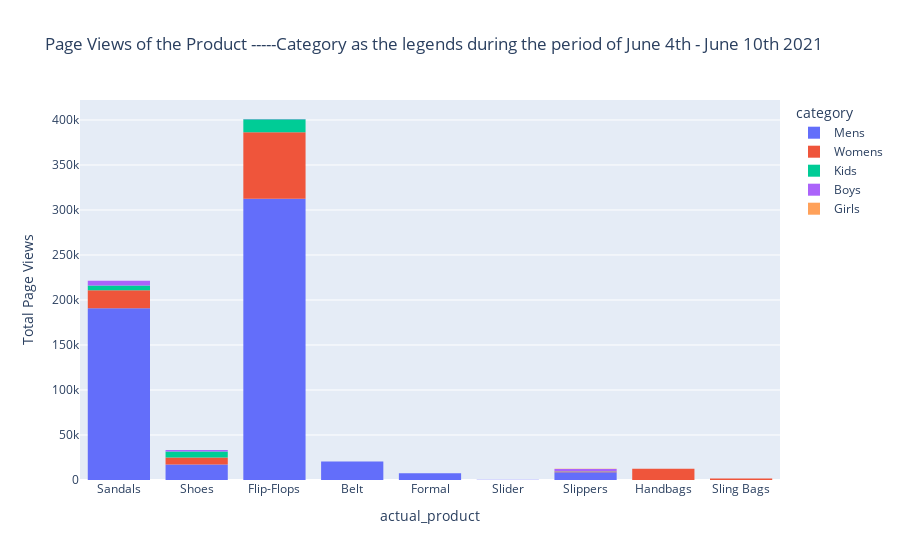

Source (notebook cell):
### Markdown cell above
# -------> Visualization

### Code cell
fig5 = px.histogram(
                   df, 
                   x="actual_product", 
                   y="page_views", 
                   color='category',
                   title="Page Views of the Product -----Category as the legends during the period of June 4th - June 10th 2021"
                   )
fig5.update_layout(yaxis_title="Total Page Views")
fig5.show()

### Figure 1 — Plotly figure (JSON) as saved in the notebook; plotly's stock layout.template omitted (floating-point values rounded to 4 significant figures; data arrays with more than 128 entries replaced by an {"elided": "..."} marker saying what was removed)
{"data": [{"alignmentgroup": "True", "bingroup": "x", "histfunc": "sum", "hovertemplate": "category=Mens<br>actual_product=%{x}<br>sum of page_views=%{y}<extra></extra>", "legendgroup": "Mens", "marker": {"color": "#636efa", "pattern": {"shape": ""}}, "name": "Mens", "offsetgroup": "Mens", "orientation": "v", "showlegend": true, "type": "histogram", "x": {"elided": "1392 str values"}, "xaxis": "x", "y": {"elided": "1392 int values"}, "yaxis": "y"}, {"alignmentgroup": "True", "bingroup": "x", "histfunc": "sum", "hovertemplate": "category=Womens<br>actual_product=%{x}<br>sum of page_views=%{y}<extra></extra>", "legendgroup": "Womens", "marker": {"color": "#EF553B", "pattern": {"shape": ""}}, "name": "Womens", "offsetgroup": "Womens", "orientation": "v", "showlegend": true, "type": "histogram", "x": {"elided": "586 str values"}, "xaxis": "x", "y": {"elided": "586 int values"}, "yaxis": "y"}, {"alignmentgroup": "True", "bingroup": "x", "histfunc": "sum", "hovertemplate": "category=Kids<br>actual_product=%{x}<br>sum of page_views=%{y}<extra></extra>", "legendgroup": "Kids", "marker": {"color": "#00cc96", "pattern": {"shape": ""}}, "name": "Kids", "offsetgroup": "Kids", "orientation": "v", "showlegend": true, "type": "histogram", "x": {"elided": "143 str values"}, "xaxis": "x", "y": {"elided": "143 int values"}, "yaxis": "y"}, {"alignmentgroup": "True", "bingroup": "x", "histfunc": "sum", "hovertemplate": "category=Boys<br>actual_product=%{x}<br>sum of page_views=%{y}<extra></extra>", "legendgroup": "Boys", "marker": {"color": "#ab63fa", "pattern": {"shape": ""}}, "name": "Boys", "offsetgroup": "Boys", "orientation": "v", "showlegend": true, "type": "histogram", "x": ["Sandals", "Flip-Flops", "Sandals", "Sandals", "Sandals", "Slippers", "Sandals", "Shoes", "Shoes", "Sandals", "Sandals", "Sandals", "Sandals", "Flip-Flops", "Slippers", "Sandals", "Shoes", "Sandals", "Sandals", "Sandals", "Sandals", "Sandals", "Slippers", "Sandals", "Shoes", "Shoes", "Sandals", "Sandals", "Sandals", "Sandals", "Slippers", "Sandals", "Sandals", "Sandals", "Sandals", "Sandals", "Sandals", "Flip-Flops", "Slippers", "Shoes", "Shoes", "Sandals", "Sandals", "Slippers", "Sandals", "Shoes", "Sandals"], "xaxis": "x", "y": [100, 100, 100, 100, 100, 300, 100, 300, 100, 200, 300, 200, 100, 100, 300, 100, 200, 200, 100, 200, 100, 100, 200, 100, 100, 200, 300, 600, 400, 100, 500, 200, 100, 100, 300, 200, 100, 100, 800, 100, 400, 300, 200, 500, 200, 100, 100], "yaxis": "y"}, {"alignmentgroup": "True", "bingroup": "x", "histfunc": "sum", "hovertemplate": "category=Girls<br>actual_product=%{x}<br>sum of page_views=%{y}<extra></extra>", "legendgroup": "Girls", "marker": {"color": "#FFA15A", "pattern": {"shape": ""}}, "name": "Girls", "offsetgroup": "Girls", "orientation": "v", "showlegend": true, "type": "histogram", "x": ["Slippers", "Slippers"], "xaxis": "x", "y": [100, 100], "yaxis": "y"}], "layout": {"barmode": "relative", "legend": {"title": {"text": "category"}, "tracegroupgap": 0}, "title": {"text": "Page Views of the Product -----Category as the legends during the period of June 4th - June 10th 2021"}, "xaxis": {"anchor": "y", "domain": [0, 1], "title": {"text": "actual_product"}}, "yaxis": {"anchor": "x", "domain": [0, 1], "title": {"text": "Total Page Views"}}}}
